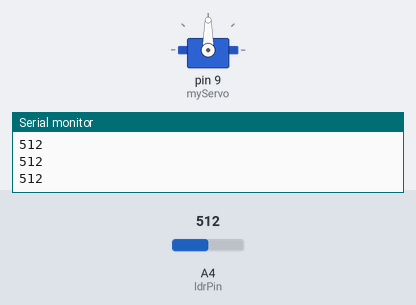
This sketch was run on a simulated Arduino Uno, built with avr-gcc and run on an emulated ATmega328P. Shown: servo, the last lines printed to the serial monitor. Inputs (shaded band) come from the test bench; at power-on: A4 (ldrPin) = 512.

Above: at 1.2 s.
1.3 s: A4 (ldrPin) set to 610
At 1.7 s:
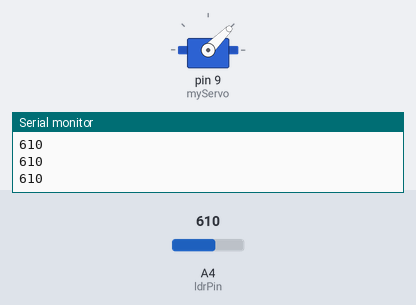
2.8 s: A4 (ldrPin) set to 810
At 4.0 s:
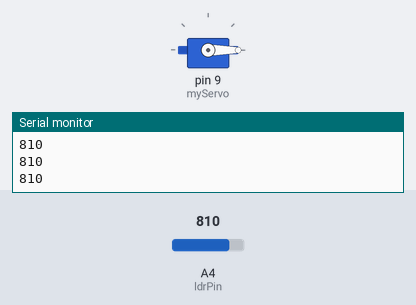
4.3 s: A4 (ldrPin) set to 390
At 5.5 s:
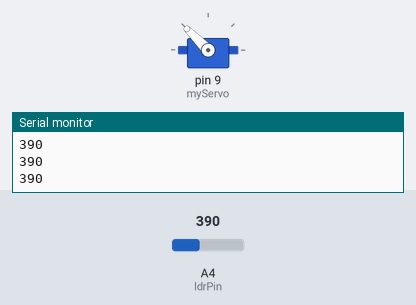
5.8 s: A4 (ldrPin) set to 190
At 6.9 s:
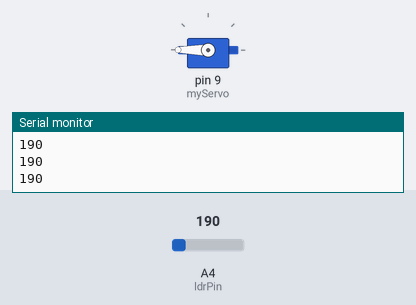
7.3 s: A4 (ldrPin) set to 210
At 8.2 s:
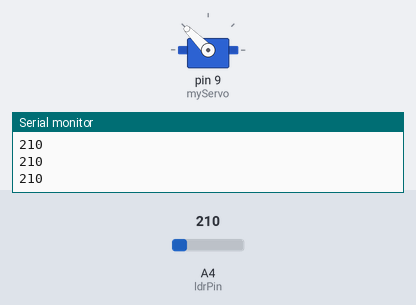
8.8 s: A4 (ldrPin) set to 122
At 9.6 s:
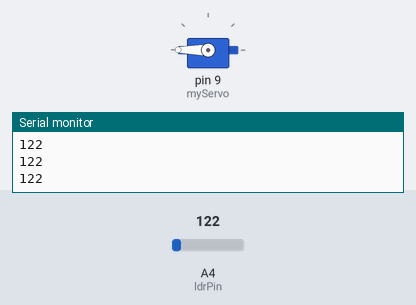
Timing chart, 0 to 11.3 s (numbered marks = the images above; inputs shaded):
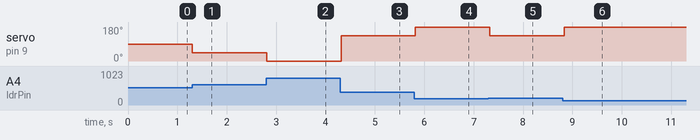

The sketch:

servotemp.ino
```cpp
#include <Servo.h>

Servo myServo;

int ldrPin = A4;
int ldrValue = 0;
int servoAngle = 0;

void setup() {
  Serial.begin(9600);

  myServo.attach(9);
}

void loop() {

  // Read light value
  ldrValue = analogRead(ldrPin);

  // Print light value
  Serial.println(ldrValue);

  // Check light level and move servo
  if (ldrValue > 800) {
    servoAngle = 0;
  }
  else if (ldrValue > 600) {
    servoAngle = 45;
  }
  else if (ldrValue > 400) {
    servoAngle = 90;
  }
  else if (ldrValue > 200) {
    servoAngle = 135;
  }
  else {
    servoAngle = 180;
  }

  // Move servo
  myServo.write(servoAngle);

  delay(100);
}
```

Measured:
- after the input at 1.3 s, servo on pin 9 (myServo): 90° → 45° at once
- after the input at 2.8 s, servo on pin 9 (myServo): 45° → 0° at once
- after the input at 4.3 s, servo on pin 9 (myServo): 0° → 135° at once
- after the input at 5.8 s, servo on pin 9 (myServo): 135° → 180° at once
- after the input at 7.3 s, servo on pin 9 (myServo): 180° → 135° at once
- after the input at 8.8 s, servo on pin 9 (myServo): 135° → 180° at once
